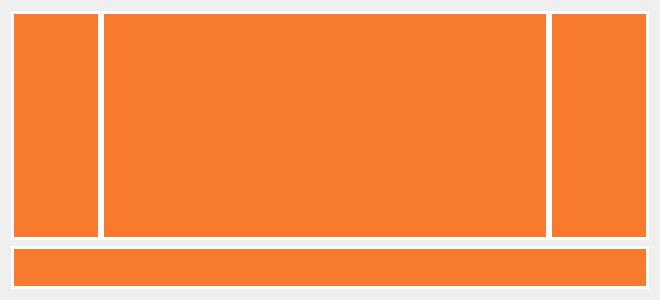
<?xml version="1.0" encoding="UTF-8"?>
<ui version="4.0">
 <class>NewTest</class>
 <widget class="QWidget" name="NewTest">
  <property name="geometry">
   <rect>
    <x>0</x>
    <y>0</y>
    <width>660</width>
    <height>300</height>
   </rect>
  </property>
  <property name="windowTitle">
   <string>NewTest</string>
  </property>
  <layout class="QVBoxLayout" name="verticalLayout">
   <item>
    <widget class="QWidget" name="testHead" native="true">
     <layout class="QHBoxLayout" name="horizontalLayout_10">
      <property name="spacing">
       <number>0</number>
      </property>
      <property name="leftMargin">
       <number>0</number>
      </property>
      <property name="topMargin">
       <number>0</number>
      </property>
      <property name="rightMargin">
       <number>0</number>
      </property>
      <property name="bottomMargin">
       <number>0</number>
      </property>
      <item>
       <widget class="QLabel" name="shortName">
        <property name="maximumSize">
         <size>
          <width>90</width>
          <height>16777215</height>
         </size>
        </property>
        <property name="font">
         <font>
          <pointsize>21</pointsize>
          <bold>true</bold>
         </font>
        </property>
        <property name="styleSheet">
         <string notr="true">background-color: rgb(248, 122, 44);
color : white;
border-color : white;</string>
        </property>
        <property name="frameShape">
         <enum>QFrame::Shape::Box</enum>
        </property>
        <property name="lineWidth">
         <number>3</number>
        </property>
        <property name="text">
         <string/>
        </property>
        <property name="textFormat">
         <enum>Qt::TextFormat::MarkdownText</enum>
        </property>
        <property name="alignment">
         <set>Qt::AlignmentFlag::AlignCenter</set>
        </property>
        <property name="textInteractionFlags">
         <set>Qt::TextInteractionFlag::LinksAccessibleByMouse|Qt::TextInteractionFlag::TextSelectableByMouse</set>
        </property>
       </widget>
      </item>
      <item>
       <widget class="QLabel" name="name">
        <property name="font">
         <font>
          <pointsize>15</pointsize>
          <bold>true</bold>
         </font>
        </property>
        <property name="styleSheet">
         <string notr="true">background-color: rgb(248, 122, 44);
color : white;
border-color : white;</string>
        </property>
        <property name="frameShape">
         <enum>QFrame::Shape::Box</enum>
        </property>
        <property name="lineWidth">
         <number>3</number>
        </property>
        <property name="text">
         <string/>
        </property>
        <property name="textFormat">
         <enum>Qt::TextFormat::MarkdownText</enum>
        </property>
        <property name="alignment">
         <set>Qt::AlignmentFlag::AlignCenter</set>
        </property>
        <property name="textInteractionFlags">
         <set>Qt::TextInteractionFlag::LinksAccessibleByMouse|Qt::TextInteractionFlag::TextSelectableByMouse</set>
        </property>
       </widget>
      </item>
      <item>
       <widget class="QLabel" name="week">
        <property name="maximumSize">
         <size>
          <width>100</width>
          <height>16777215</height>
         </size>
        </property>
        <property name="font">
         <font>
          <pointsize>18</pointsize>
          <bold>true</bold>
         </font>
        </property>
        <property name="styleSheet">
         <string notr="true">background-color: rgb(248, 122, 44);
color : white;
border-color : white;</string>
        </property>
        <property name="frameShape">
         <enum>QFrame::Shape::Box</enum>
        </property>
        <property name="lineWidth">
         <number>3</number>
        </property>
        <property name="text">
         <string/>
        </property>
        <property name="textFormat">
         <enum>Qt::TextFormat::MarkdownText</enum>
        </property>
        <property name="alignment">
         <set>Qt::AlignmentFlag::AlignCenter</set>
        </property>
        <property name="textInteractionFlags">
         <set>Qt::TextInteractionFlag::LinksAccessibleByMouse|Qt::TextInteractionFlag::TextSelectableByMouse</set>
        </property>
       </widget>
      </item>
     </layout>
    </widget>
   </item>
   <item>
    <widget class="QLabel" name="testInfo">
     <property name="sizePolicy">
      <sizepolicy hsizetype="Preferred" vsizetype="Fixed">
       <horstretch>0</horstretch>
       <verstretch>0</verstretch>
      </sizepolicy>
     </property>
     <property name="font">
      <font>
       <pointsize>12</pointsize>
       <bold>false</bold>
      </font>
     </property>
     <property name="styleSheet">
      <string notr="true">background-color: rgb(248, 122, 44);
color : white;
border-color : white;</string>
     </property>
     <property name="frameShape">
      <enum>QFrame::Shape::Box</enum>
     </property>
     <property name="lineWidth">
      <number>3</number>
     </property>
     <property name="text">
      <string>&lt;html&gt;&lt;head/&gt;&lt;body&gt;&lt;p&gt;&lt;br/&gt;&lt;/p&gt;&lt;/body&gt;&lt;/html&gt;</string>
     </property>
     <property name="textFormat">
      <enum>Qt::TextFormat::MarkdownText</enum>
     </property>
     <property name="alignment">
      <set>Qt::AlignmentFlag::AlignCenter</set>
     </property>
     <property name="openExternalLinks">
      <bool>true</bool>
     </property>
     <property name="textInteractionFlags">
      <set>Qt::TextInteractionFlag::LinksAccessibleByMouse|Qt::TextInteractionFlag::TextSelectableByMouse</set>
     </property>
    </widget>
   </item>
  </layout>
 </widget>
 <resources/>
 <connections/>
</ui>
